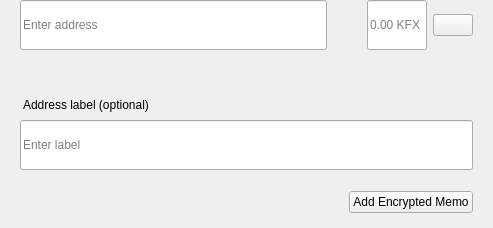
<?xml version="1.0" encoding="UTF-8"?>
<ui version="4.0">
 <class>SendMultiRow</class>
 <widget class="QWidget" name="SendMultiRow">
  <property name="geometry">
   <rect>
    <x>0</x>
    <y>0</y>
    <width>493</width>
    <height>228</height>
   </rect>
  </property>
  <property name="minimumSize">
   <size>
    <width>0</width>
    <height>0</height>
   </size>
  </property>
  <property name="maximumSize">
   <size>
    <width>16777215</width>
    <height>16777215</height>
   </size>
  </property>
  <property name="windowTitle">
   <string>Form</string>
  </property>
  <layout class="QVBoxLayout" name="verticalLayout_3">
   <property name="spacing">
    <number>0</number>
   </property>
   <property name="leftMargin">
    <number>0</number>
   </property>
   <property name="topMargin">
    <number>0</number>
   </property>
   <property name="rightMargin">
    <number>20</number>
   </property>
   <property name="bottomMargin">
    <number>5</number>
   </property>
   <item alignment="Qt::AlignTop">
    <widget class="QWidget" name="widget" native="true">
     <property name="sizePolicy">
      <sizepolicy hsizetype="Expanding" vsizetype="Maximum">
       <horstretch>0</horstretch>
       <verstretch>0</verstretch>
      </sizepolicy>
     </property>
     <property name="minimumSize">
      <size>
       <width>0</width>
       <height>60</height>
      </size>
     </property>
     <property name="maximumSize">
      <size>
       <width>16777215</width>
       <height>85</height>
      </size>
     </property>
     <layout class="QHBoxLayout" name="horizontalLayout" stretch="6,0,2">
      <property name="spacing">
       <number>0</number>
      </property>
      <property name="leftMargin">
       <number>8</number>
      </property>
      <property name="topMargin">
       <number>0</number>
      </property>
      <property name="rightMargin">
       <number>0</number>
      </property>
      <property name="bottomMargin">
       <number>0</number>
      </property>
      <item alignment="Qt::AlignTop">
       <widget class="QStackedWidget" name="stackedAddress">
        <property name="minimumSize">
         <size>
          <width>0</width>
          <height>50</height>
         </size>
        </property>
        <property name="maximumSize">
         <size>
          <width>16777215</width>
          <height>50</height>
         </size>
        </property>
        <widget class="QWidget" name="page_4">
         <property name="sizePolicy">
          <sizepolicy hsizetype="Expanding" vsizetype="Preferred">
           <horstretch>0</horstretch>
           <verstretch>0</verstretch>
          </sizepolicy>
         </property>
         <property name="minimumSize">
          <size>
           <width>0</width>
           <height>50</height>
          </size>
         </property>
         <property name="maximumSize">
          <size>
           <width>16777215</width>
           <height>55</height>
          </size>
         </property>
         <layout class="QVBoxLayout" name="verticalLayout_7">
          <property name="spacing">
           <number>0</number>
          </property>
          <property name="leftMargin">
           <number>12</number>
          </property>
          <property name="topMargin">
           <number>0</number>
          </property>
          <property name="rightMargin">
           <number>0</number>
          </property>
          <property name="bottomMargin">
           <number>0</number>
          </property>
          <item>
           <widget class="QLineEdit" name="lineEditAddress">
            <property name="minimumSize">
             <size>
              <width>0</width>
              <height>50</height>
             </size>
            </property>
            <property name="maximumSize">
             <size>
              <width>16777215</width>
              <height>50</height>
             </size>
            </property>
            <property name="placeholderText">
             <string>Enter address</string>
            </property>
           </widget>
          </item>
         </layout>
        </widget>
        <widget class="QWidget" name="page_3"/>
       </widget>
      </item>
      <item>
       <spacer name="horizontalSpacer_3">
        <property name="orientation">
         <enum>Qt::Horizontal</enum>
        </property>
        <property name="sizeType">
         <enum>QSizePolicy::Fixed</enum>
        </property>
        <property name="sizeHint" stdset="0">
         <size>
          <width>40</width>
          <height>20</height>
         </size>
        </property>
       </spacer>
      </item>
      <item>
       <layout class="QHBoxLayout" name="horizontalLayout_2">
        <property name="spacing">
         <number>6</number>
        </property>
        <item alignment="Qt::AlignTop">
         <widget class="QLineEdit" name="lineEditAmount">
          <property name="sizePolicy">
           <sizepolicy hsizetype="Expanding" vsizetype="Preferred">
            <horstretch>0</horstretch>
            <verstretch>0</verstretch>
           </sizepolicy>
          </property>
          <property name="minimumSize">
           <size>
            <width>0</width>
            <height>50</height>
           </size>
          </property>
          <property name="maximumSize">
           <size>
            <width>16777215</width>
            <height>50</height>
           </size>
          </property>
          <property name="maxLength">
           <number>17</number>
          </property>
          <property name="alignment">
           <set>Qt::AlignLeading|Qt::AlignLeft|Qt::AlignVCenter</set>
          </property>
          <property name="placeholderText">
           <string notr="true">0.00 KFX</string>
          </property>
         </widget>
        </item>
        <item>
         <layout class="QVBoxLayout" name="verticalLayout">
          <property name="topMargin">
           <number>14</number>
          </property>
          <property name="bottomMargin">
           <number>0</number>
          </property>
          <item alignment="Qt::AlignTop">
           <widget class="QPushButton" name="btnMenu">
            <property name="minimumSize">
             <size>
              <width>0</width>
              <height>0</height>
             </size>
            </property>
            <property name="maximumSize">
             <size>
              <width>16777215</width>
              <height>16777215</height>
             </size>
            </property>
            <property name="focusPolicy">
             <enum>Qt::NoFocus</enum>
            </property>
            <property name="text">
             <string/>
            </property>
           </widget>
          </item>
         </layout>
        </item>
       </layout>
      </item>
     </layout>
    </widget>
   </item>
   <item>
    <widget class="QWidget" name="layoutLabel" native="true">
     <property name="minimumSize">
      <size>
       <width>0</width>
       <height>0</height>
      </size>
     </property>
     <property name="maximumSize">
      <size>
       <width>16777215</width>
       <height>16777215</height>
      </size>
     </property>
     <layout class="QVBoxLayout" name="verticalLayout_9">
      <property name="spacing">
       <number>6</number>
      </property>
      <property name="leftMargin">
       <number>20</number>
      </property>
      <property name="topMargin">
       <number>0</number>
      </property>
      <property name="rightMargin">
       <number>0</number>
      </property>
      <property name="bottomMargin">
       <number>10</number>
      </property>
      <item>
       <spacer name="verticalSpacer">
        <property name="orientation">
         <enum>Qt::Vertical</enum>
        </property>
        <property name="sizeType">
         <enum>QSizePolicy::Fixed</enum>
        </property>
        <property name="sizeHint" stdset="0">
         <size>
          <width>20</width>
          <height>20</height>
         </size>
        </property>
       </spacer>
      </item>
      <item>
       <widget class="QLabel" name="labelSubtitleDescription">
        <property name="styleSheet">
         <string notr="true">margin-bottom:2px;
margin-left:0.05px;
padding:0px;</string>
        </property>
        <property name="text">
         <string>Address label (optional)</string>
        </property>
       </widget>
      </item>
      <item>
       <widget class="QLineEdit" name="lineEditDescription">
        <property name="minimumSize">
         <size>
          <width>0</width>
          <height>50</height>
         </size>
        </property>
        <property name="maximumSize">
         <size>
          <width>16777215</width>
          <height>50</height>
         </size>
        </property>
        <property name="placeholderText">
         <string>Enter label</string>
        </property>
       </widget>
      </item>
      <item>
       <spacer name="verticalSpacer_2">
        <property name="orientation">
         <enum>Qt::Vertical</enum>
        </property>
        <property name="sizeType">
         <enum>QSizePolicy::Fixed</enum>
        </property>
        <property name="sizeHint" stdset="0">
         <size>
          <width>20</width>
          <height>15</height>
         </size>
        </property>
       </spacer>
      </item>
      <item>
       <widget class="QWidget" name="containerMemo" native="true">
        <layout class="QHBoxLayout" name="horizontalLayout_5">
         <property name="leftMargin">
          <number>0</number>
         </property>
         <property name="topMargin">
          <number>0</number>
         </property>
         <property name="rightMargin">
          <number>0</number>
         </property>
         <property name="bottomMargin">
          <number>0</number>
         </property>
         <item>
          <spacer name="horizontalSpacer">
           <property name="orientation">
            <enum>Qt::Horizontal</enum>
           </property>
           <property name="sizeHint" stdset="0">
            <size>
             <width>40</width>
             <height>20</height>
            </size>
           </property>
          </spacer>
         </item>
         <item>
          <widget class="QPushButton" name="btnAddMemo">
           <property name="text">
            <string notr="true">Add Encrypted Memo</string>
           </property>
          </widget>
         </item>
        </layout>
       </widget>
      </item>
     </layout>
    </widget>
   </item>
  </layout>
 </widget>
 <resources/>
 <connections/>
</ui>
